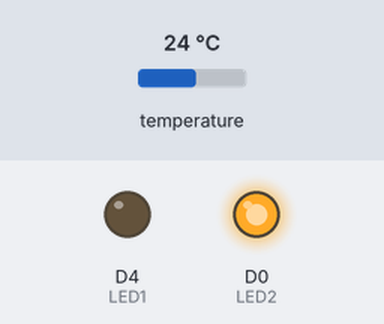
Bench run of a sketch on a simulated ESP8266 (NodeMCU). Parts: output pins drawn as LEDs (lit = HIGH). The test bench sets the inputs (shaded band); at power-on: temperature 24 °C. WiFi joins after 1.5 s; servers stay silent unless stated; uploads are accepted with an empty reply; what the sketch prints to the serial monitor is not drawn.

Above: at 1.1 s.
At 61.6 s:
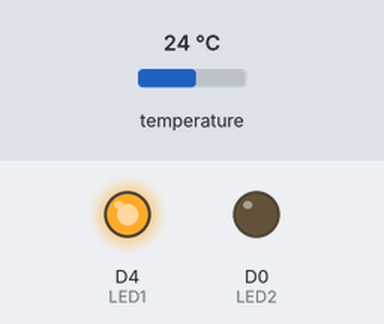
Timing chart, 0 to 130.0 s (numbered marks = the images above):
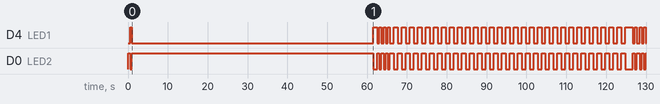

The sketch:

ds18b20-wifi.ino
```cpp
#include <OneWire.h>
#include <DallasTemperature.h>

#include <Arduino.h>
#include "pins_arduino.h"
#include <DHT.h>
#include <WiFiClient.h>
#include <ESP8266WiFi.h>
#include <ESP8266HTTPClient.h>

#define LED1 D4
#define LED2 D0
bool LEDState=true;
long unsigned int ledFlashRate=60000;
long unsigned int lastFlash;
long unsigned int lastRead;

const char* ssid         = "monsoon";
const char* password     = "S00n3rs!";
const String serverName  = "http://192.168.1.3";
const int httpPort       = 3000;
char httpRequestData[200];

void readDHT();
void sendData();
void flashLED();
void manageWIFI();

// Data wire is plugged TO GPIO 4
#define ONE_WIRE_BUS 4

// Setup a oneWire instance to communicate with any OneWire devices (not just Maxim/Dallas temperature ICs)
OneWire oneWire(ONE_WIRE_BUS);

// Pass our oneWire reference to Dallas Temperature.
DallasTemperature sensors(&oneWire);

// Number of temperature devices found
int numberOfDevices;

// We'll use this variable to store a found device address
DeviceAddress tempDeviceAddress;

void setup(){
  // start serial port
  Serial.begin(115200);
  pinMode(LED1, OUTPUT);     // Initialize the LED_BUILTIN pin as an output
  pinMode(LED2, OUTPUT);     // Initialize the LED_BUILTIN pin as an output
  digitalWrite(LED1, true);
  digitalWrite(LED2, false);

  manageWIFI();  //This will connect to the WiFi

  // Start up the library
  sensors.begin();
  // Grab a count of devices on the wire
  numberOfDevices = sensors.getDeviceCount();

  // locate devices on the bus
  Serial.println(2);
  Serial.print("Locating devices...");
  Serial.print("Found ");
  Serial.print(numberOfDevices, DEC);
  Serial.println(" devices.");

  // Loop through each device, print out address
  for(int i=0;i<numberOfDevices; i++){
    if(sensors.getAddress(tempDeviceAddress, i)){
      Serial.print("Found device ");
      Serial.print(i, DEC);
      Serial.print(" with address: ");
      printAddress(tempDeviceAddress);
      Serial.println();
    } else {
      Serial.print("Found ghost device at ");
      Serial.print(i, DEC);
      Serial.print(" but could not detect address. Check power and cabling");
    }
  }

  lastFlash=millis();
  lastRead=millis();
}

void loop(){
  if ( millis() - lastRead > 60000 ) {
    readDHT();
    flashLED();
    lastRead=millis();
  }

  if ( millis() - lastFlash > ledFlashRate ) {
    flashLED();
  }
}

void manageWIFI(){
  WiFi.disconnect();
  WiFi.begin(ssid, password);
  Serial.println(2);
  Serial.println("Connecting");
  while(WiFi.status() != WL_CONNECTED) {
    Serial.print(".");
    digitalWrite(LED1, !digitalRead(LED1));
    digitalWrite(LED2, !digitalRead(LED2));
    delay(500);
  }
  Serial.println("");
  Serial.print("IP: ");
  Serial.println(WiFi.localIP());

  Serial.print("MAC Address: ");
  Serial.println(WiFi.macAddress());
}

void flashLED(){
  Serial.println("flash");
  lastFlash=millis();
  digitalWrite(LED1, !digitalRead(LED1));
  digitalWrite(LED2, !digitalRead(LED2));
}

void readDHT() {
  IPAddress myIP=WiFi.localIP();
  String octet = String(myIP[3]);
  int sLen = octet.length();
  String lastDigit=octet.substring(sLen-1);

  sensors.requestTemperatures();
  float tempArray[numberOfDevices];
  for(int i=0;i<numberOfDevices; i++)
    tempArray[i]=-1;

  for(int i=0;i<numberOfDevices; i++){
    if(sensors.getAddress(tempDeviceAddress, i)){
      tempArray[i] = sensors.getTempF(tempDeviceAddress);
      Serial.print(i,DEC);
      Serial.print(": ");
      Serial.println(tempArray[i]); // Converts tempC to Fahrenheit
    }
  }
  sprintf(httpRequestData, "{\"ip\":\"%i.%i.%i.%i\",\"last_digit\":\"%s\",\"room\":\"AC Intake\",\"tempf\":%.2f}", myIP[0], myIP[1], myIP[2], myIP[3], lastDigit, tempArray[0]);
  sendData();
  sprintf(httpRequestData, "{\"ip\":\"%i.%i.%i.%i\",\"last_digit\":\"%s\",\"room\":\"AC Exhaust\",\"tempf\":%.2f}", myIP[0], myIP[1], myIP[2], myIP[3], lastDigit, tempArray[1]);
  sendData();
}

void sendData(){
  WiFiClient wificlient;
  HTTPClient http;
  String serverPath=serverName+":"+String(httpPort)+"/airqual";
  Serial.println(serverPath + " " + String(httpRequestData));

  http.addHeader("Content-Type", "application/json");
  http.begin(wificlient, serverPath.c_str());
  int httpResponseCode = http.POST(httpRequestData);
  if (httpResponseCode != 201){
    manageWIFI();
    ledFlashRate=1000;
  } else {
    ledFlashRate=60000;
  }
  Serial.println("HTTP Response code: " + String(httpResponseCode));
  http.end();
}

// function to print a device address
void printAddress(DeviceAddress deviceAddress) {
  for (uint8_t i = 0; i < 8; i++){
    if (deviceAddress[i] < 16) Serial.print("0");
      Serial.print(deviceAddress[i], HEX);
  }
}
```

Measured:
- by itself, D4 (LED1): HIGH → LOW at 1.0 s, → HIGH 60.5 s later, → LOW 0.98 s later, → HIGH 0.50 s later, … (75 changes in this stretch)
- by itself, D0 (LED2): HIGH → LOW at 0.50 s, → HIGH 0.50 s later, → LOW 60.5 s later, → HIGH 0.98 s later, … (76 changes in this stretch)
